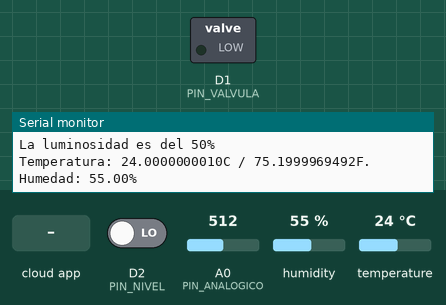
Bench run of a sketch on a simulated ESP8266 (NodeMCU). On the bench: switched loads named in the sketch (green lamp = pin HIGH), the last lines printed to the serial monitor. Inputs (shaded band) come from the test bench; at power-on: D2 (PIN_NIVEL) LOW, A0 (PIN_ANALOGICO) = 512, humidity 55 %, temperature 24 °C.

Above: at 2.7 s.
2.8 s: the phone or cloud app sets 4 to 1
At 5.6 s:
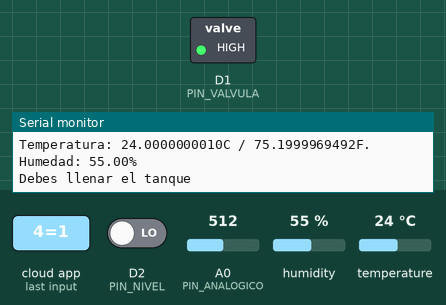
10.7 s: the phone or cloud app sets 4 to 0
At 11.1 s:
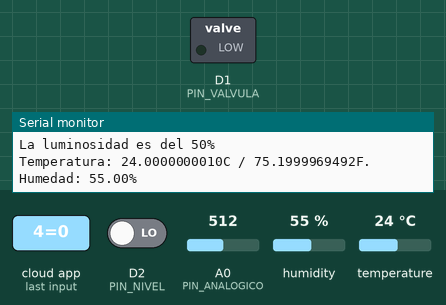
Timing chart, 0 to 13.7 s (numbered marks = the images above; inputs shaded):
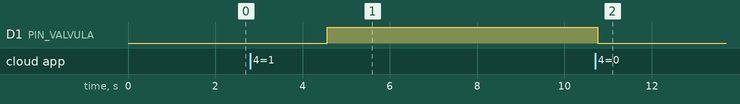

The sketch:

versionfinal_espcayenne_mariana.ino
```cpp
/*  Proyecto
 *
 *  Caracas, julio del 2018
 *
 *  Facultad de Ingenieria de la UCV
 *  Escuela de Ingenieria Electrica
 *  Semestre I-2018
 *  Laboratorio de Proyectos; Profesor Simon Morales
 *
 *  ---Mariana C. Marquez Azuaje---
*/


#define PIN_ANALOGICO A0          // el pin del esp a la que conectamos la entrada LDR

// definiendo para la coomunicacion con Cayenne
#define CAYENNE_PRINT Serial
#include <CayenneMQTTESP8266.h>

#define CANAL_ESCRITURA 4
#define PIN_VALVULA D1

// incluyendo la libreria del sensor sht15
#include <SHT1x.h>
#define PIN_DATO  D5         //especificar pines de dato y sincronizacion del SHT15
#define PIN_CLOCK D6
SHT1x sht1x(PIN_DATO, PIN_CLOCK);

//definiendo variables para la medicion de la luminosidad
unsigned int luminosidad;
float coeficiente_porcentaje=100.0/1023.0; // El valor de la entrada analógica va de 0 a 1023 y se quiere convertir a porcentaje que va de cero a 100
float luz;

//definiendo variables para la lectura de la temperatura y humedad del sensor SHT15
float temp_c;
float temp_f;
float humedad;

//definiendo variables para el monitoreo del nivel de agua del tanque
#define PIN_NIVEL D2
int edo_agua=0;

// WiFi network info.
char ssid[] = "ABACANTVWIFIA624";
char wifiPassword[] = "iraimamogollon";

// Cayenne authentication info. This should be obtained from the Cayenne Dashboard.
char username[] = "acffbab0-5fda-11e8-a25e-d5e347246797";
char password[] = "a92aed9ee6d2ef0fe119272e639158a36391efa3";
char clientID[] = "81e956b0-6606-11e8-9b75-e32a21a125ca";

void setup() {

	Serial.begin(115200);
	Cayenne.begin(username, password, clientID, ssid, wifiPassword);  //se estable conexion con Cayenne
  pinMode(PIN_VALVULA, OUTPUT);     //definiendo el modo de los pines de interes
  pinMode(PIN_NIVEL,INPUT);

}

void loop() {

	Cayenne.loop();

    // lee temperatura y humedad del sensor
    temp_c = sht1x.readTemperatureC();
    temp_f = sht1x.readTemperatureF();
    humedad = sht1x.readHumidity();

    // lee luminosidad del pin A0 (LDR)
    luz=analogRead(PIN_ANALOGICO);
    luminosidad=luz*coeficiente_porcentaje;

    // muestra luminosidad en el puerto serial
    Serial.print("La luminosidad es del ");
    Serial.print(luminosidad);
    Serial.println("%");

    // muestra temperatura y humedad en el puerto serial
    Serial.print("Temperatura: ");
    Serial.print(temp_c, DEC);
    Serial.print("C / ");
    Serial.print(temp_f, DEC);
    Serial.print("F. Humedad: ");
    Serial.print(humedad);
    Serial.println("%");

    delay(500);        // retardo de 500ms para que tome los valores y los reproduzca en la pagina

    Cayenne.virtualWrite(0,luminosidad);          // en el canal 0 se muestra la luminosidad
    Cayenne.virtualWrite(1,temp_c);       // en el canal 1 se muestra la temperatura en celsius
    Cayenne.virtualWrite(2,temp_f);       // en el canal 2 se muestra la temperatura en farenheit
    Cayenne.virtualWrite(3,humedad);      // en el canal 3 se muestra la humedad

//muestra el estado del tanque en el puerto serial
edo_agua=digitalRead(PIN_NIVEL);
if(edo_agua==HIGH){
Serial.println("El tanque tiene agua");
}
else {
  Serial.println("Debes llenar el tanque");
}
delay(500);

}

    CAYENNE_IN(CANAL_ESCRITURA)
{
  int value = getValue.asInt();
  CAYENNE_LOG("Channel %d, pin %d, value %d", CANAL_ESCRITURA, PIN_VALVULA, value);
  // Write the value received to the digital pin.
  digitalWrite(PIN_VALVULA, value);
}
```

Measured:
- after the input at 2.8 s, D1 (PIN_VALVULA): LOW → HIGH after 1.8 s
- after the input at 10.7 s, D1 (PIN_VALVULA): HIGH → LOW after 0.06 s
